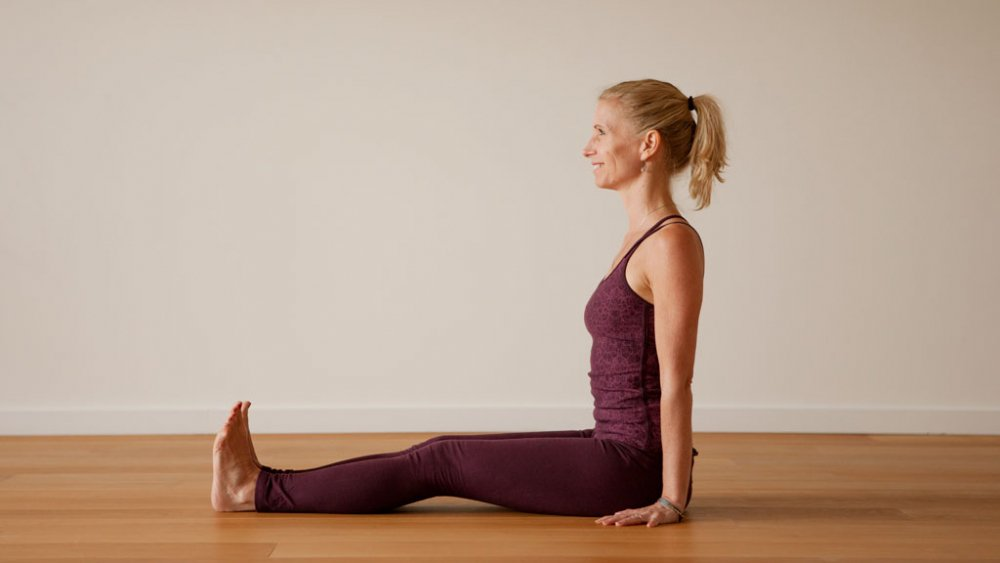
#> input picture dataset/dandasana/3. media_60647_widen_1000_100-why-i-love-dandasana.jpg, 1000 x 563 px, given in place of the camera
$ python 'videos to images.py'
#> lines starting #> are read from the running program, lines starting #| are printed output that depends on the picture; after the words box and inside, x2 and y2 are one past the last pixel; in counts of white or black regions, pixels touching at a corner belong together
#> in capture_and_process_video, frame is the input picture: shape (563, 1000, 3); mean B, G, R 145.3, 161.7, 185.1
import cv2
import numpy as np

def selective_image_extraction(frame):
    # Convert the frame to grayscale
    gray = cv2.cvtColor(frame, cv2.COLOR_BGR2GRAY)
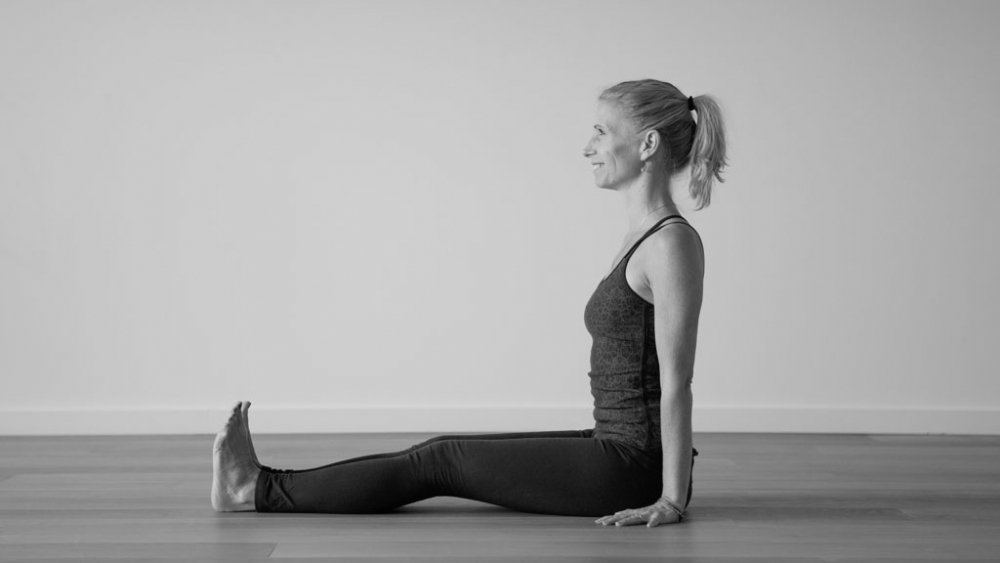
#> gray: shape (563, 1000); min 1, max 218, mean 166.9

    # Apply a threshold to obtain a binary image
    _, binary_mask = cv2.threshold(gray, 200, 255, cv2.THRESH_BINARY)
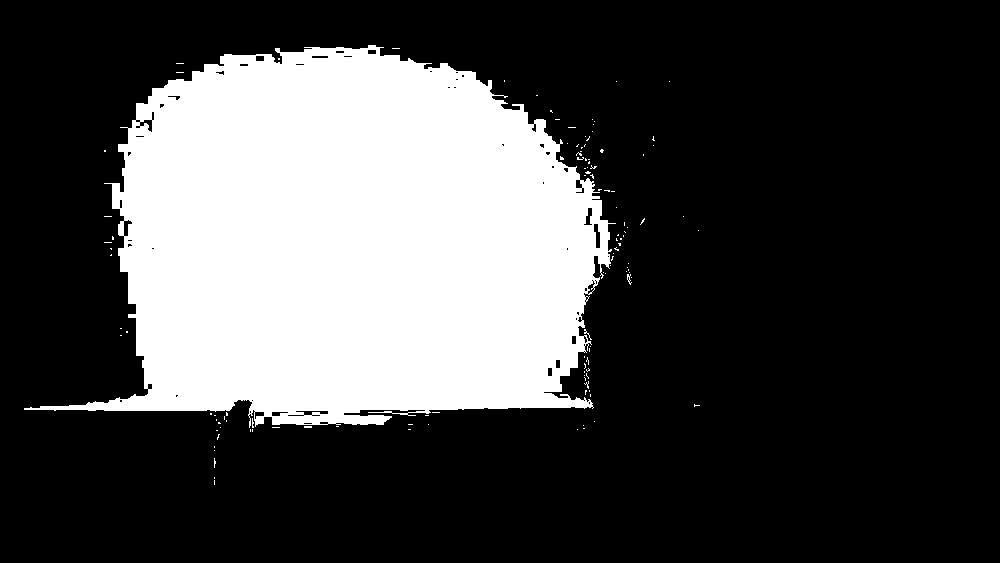
#> binary_mask: shape (563, 1000); 27.5% white; 122 white regions (120 under 20 px), largest, box (x1, y1, x2, y2) and area: (24, 45, 616, 428) 154030, (627, 274, 632, 285) 24

    # Apply morphological operations to remove small noise
    kernel = np.ones((5, 5), np.uint8)
    opening = cv2.morphologyEx(binary_mask, cv2.MORPH_OPEN, kernel, iterations=2)
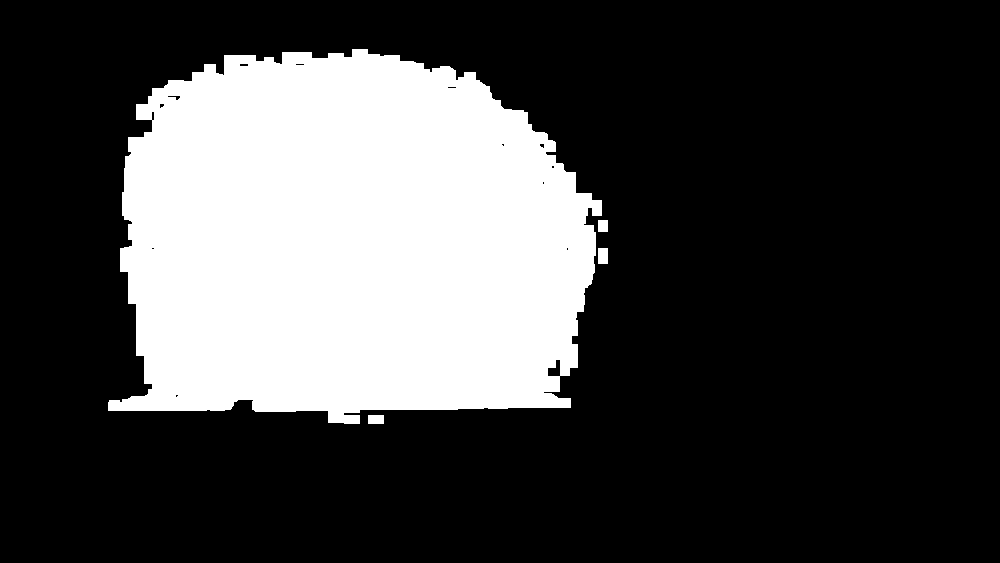
#> opening: shape (563, 1000); 26.6% white; 4 white regions, box (x1, y1, x2, y2) and area: (108, 49, 602, 424) 149098, (598, 248, 608, 264) 160, (368, 415, 384, 424) 144, (598, 220, 608, 232) 120

    # Invert the binary mask to get the background
    background = cv2.bitwise_not(opening)

    # Extract the user by bitwise AND operation with the original frame
    result = cv2.bitwise_and(frame, frame, mask=background)
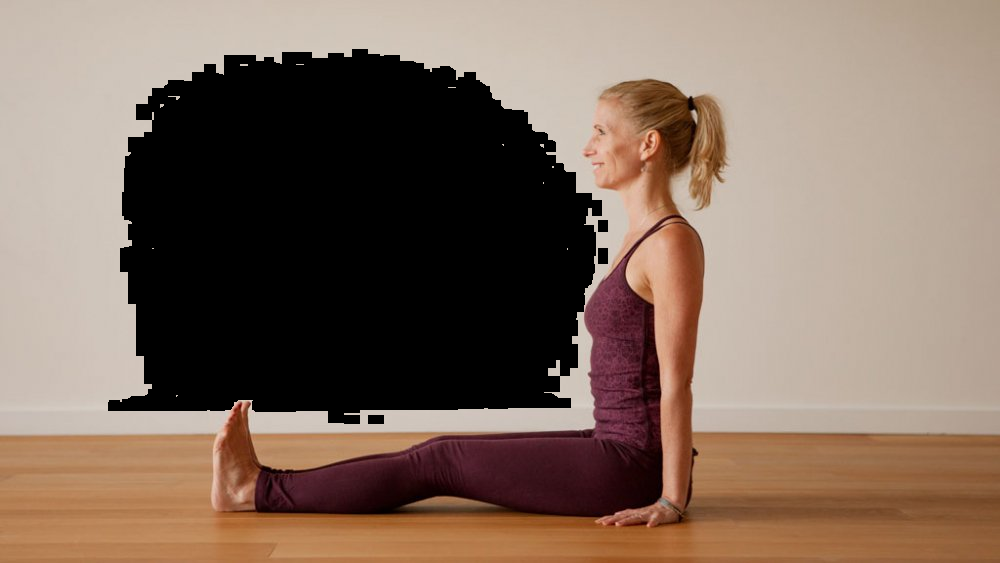
#> result: shape (563, 1000, 3); mean B, G, R 94.4, 108.1, 128.8

    return result

def capture_and_process_video():
    # Open the camera
    cap = cv2.VideoCapture(0)

    while True:
        # Read a frame from the camera
        ret, frame = cap.read()

        # If frame read is unsuccessful, break the loop
        if not ret:
            break

        # Apply Selective Image Extraction
        processed_frame = selective_image_extraction(frame)

        # Display the original and processed frames
        cv2.imshow('Original Frame', frame)
        cv2.imshow('Selective Image Extraction', processed_frame)

        # Break the loop when 'q' is pressed
        if cv2.waitKey(1) & 0xFF == ord('q'):
#> (key q is pressed here)
            break

    # Release the camera and close all windows
    cap.release()
    cv2.destroyAllWindows()

if __name__ == "__main__":
    capture_and_process_video()
